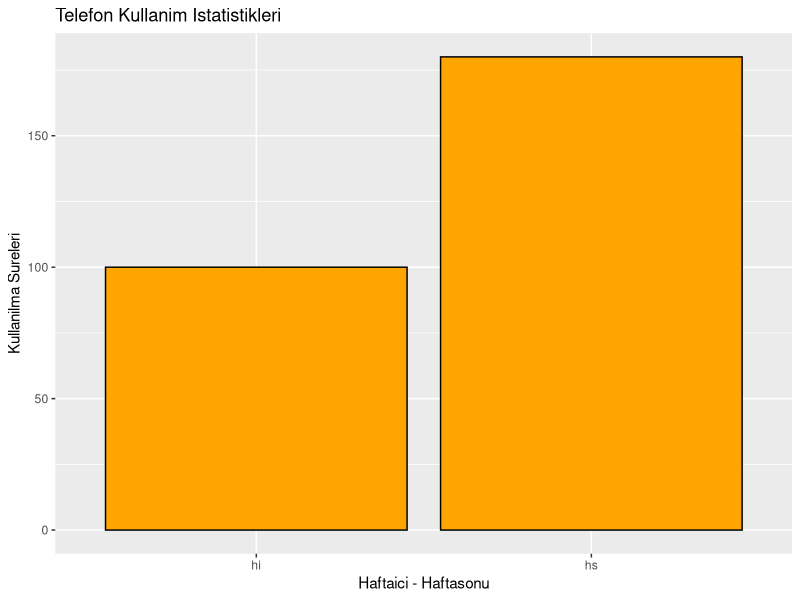
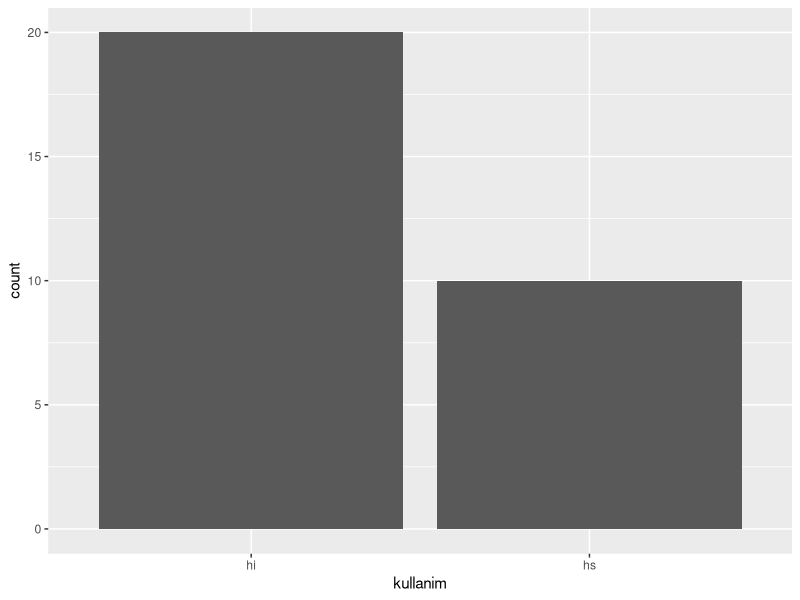
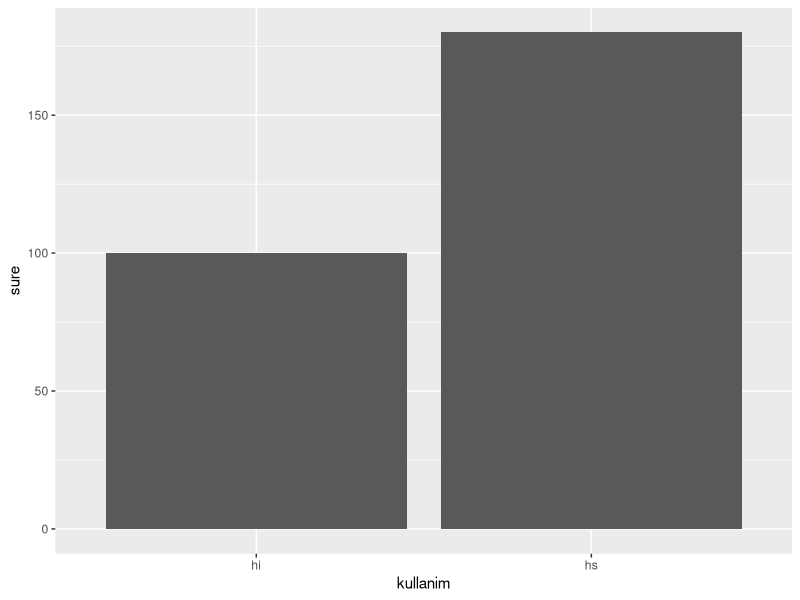
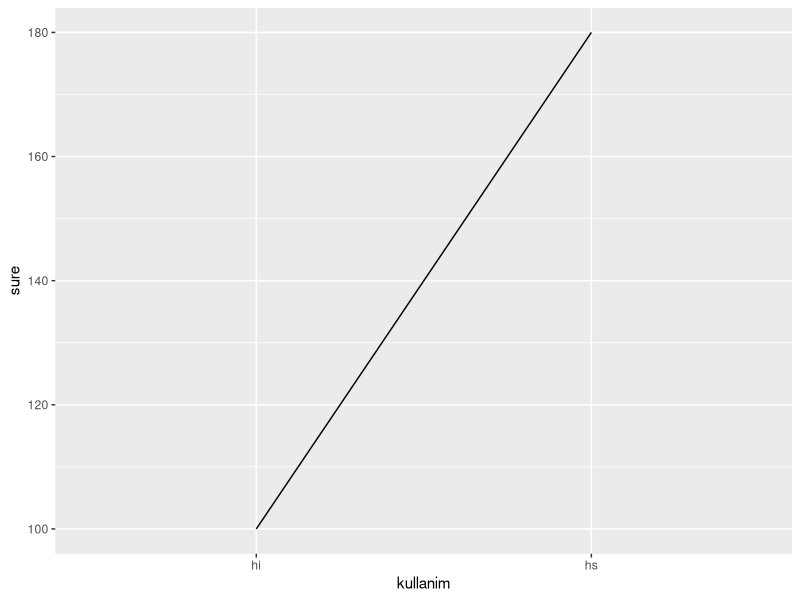
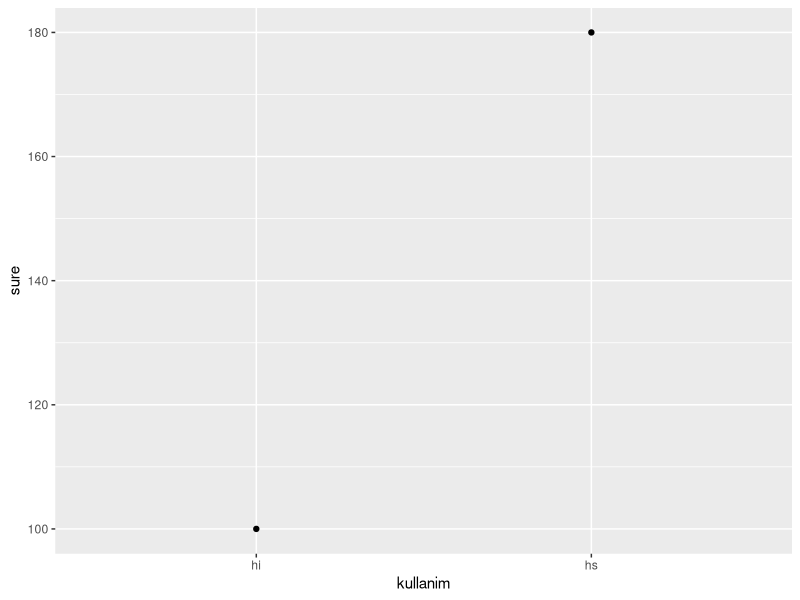
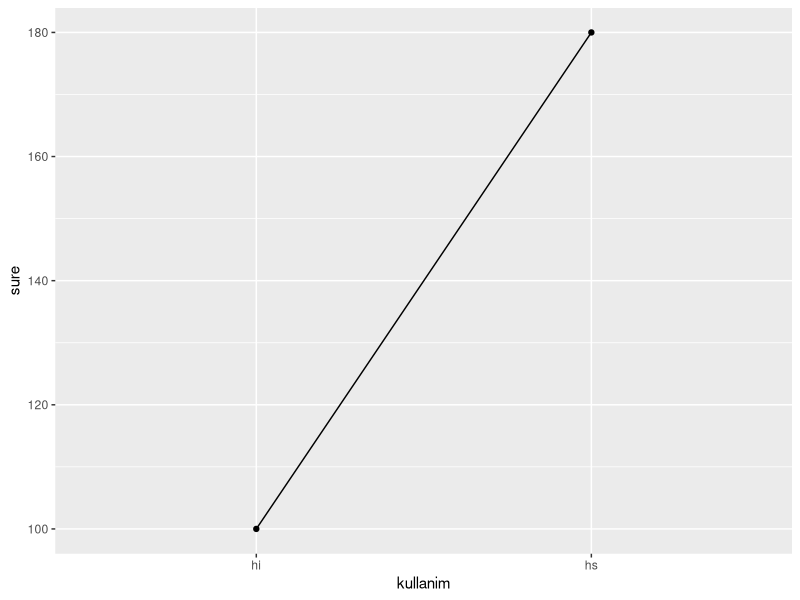
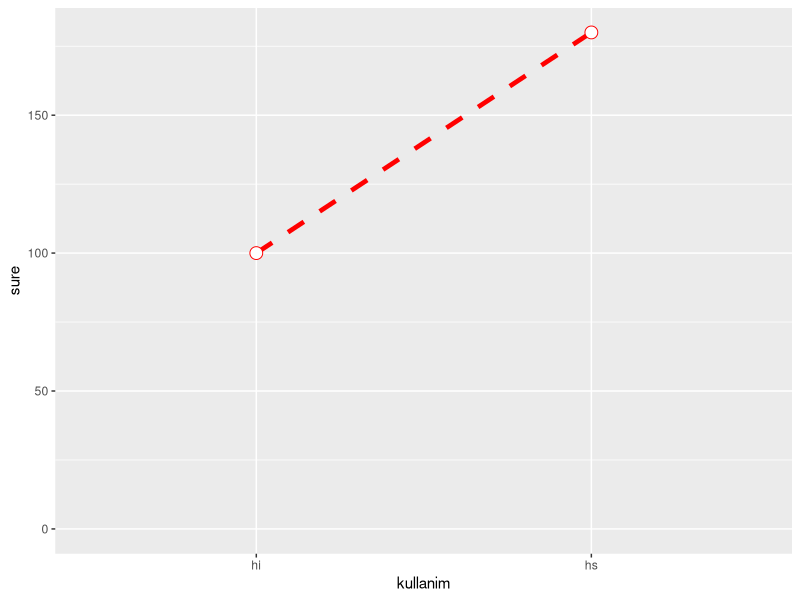
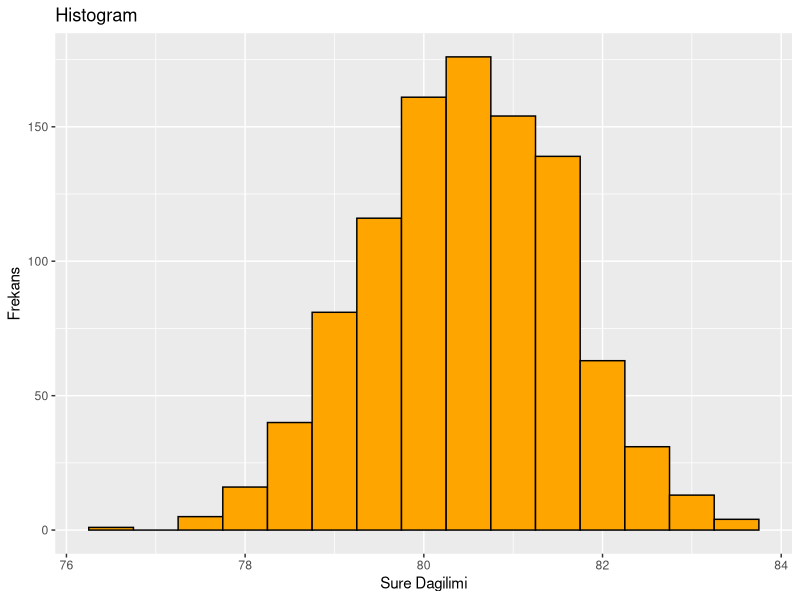

The R script that drew these images, in order:
## ---- chunk 1
library(tibble)
library(dplyr)
library(ggplot2)

df <- tibble(kullanim=factor(c("hi","hs"),levels=c("hi","hs")),
              sure=c(100,180))

ggplot(data=df,aes(x=kullanim,y=sure,fill=kullanim)) +
  geom_bar(colour="black",fill = "orange",stat ="identity") +
  guides(fill=FALSE) +
  xlab("Haftaici - Haftasonu") + ylab("Kullanilma Sureleri") +
  ggtitle("Telefon Kullanim Istatistikleri")
## ---- chunk 2
df <- tibble(kullanim=c(rep("hi",20),rep("hs",10)))

# frekans gorsellestirme (sutun grafik geom_bar)

ggplot(df,aes(kullanim)) + geom_bar()

df <- tibble(kullanim=factor(c("hi","hs"),levels=c("hi","hs")),
              sure=c(100,180))

ggplot(df,aes(x=kullanim, y=sure)) + geom_bar(stat = "identity")

## ---- chunk 3
ggplot(df,aes(x=kullanim,y=sure,group=1)) + geom_line()
ggplot(df,aes(x=kullanim,y=sure,group=1)) + geom_point()
ggplot(df,aes(x=kullanim,y=sure,group=1)) + geom_line() + geom_point()
## ---- chunk 4
ggplot(df,aes(x=kullanim,y=sure,group=1)) + geom_line(colour="red",linetype="dashed",size=1.6) +
  geom_point(colour="red",size=4,shape=21,fill = "white") +
  expand_limits(y=0)
## ---- chunk 5
df <- tibble(cinsiyet=factor(rep(c("E","K"),each=500)),
             sure=c(rnorm(500,mean=80),rnorm(500,mean=81)))
df
## ---- chunk 6
ggplot(df,aes(sure)) + geom_histogram(binwidth = .5,colour = "black",fill="orange") +
  xlab("Sure Dagilimi") + ylab("Frekans") +
  ggtitle("Histogram")

ggplot(df,aes(sure)) + geom_density(colour = "blue",fill="white") +
  xlab("Sure Dagilimi") + ylab("Yogunluk") +
  ggtitle("Histogram")

ggplot(df,aes(sure)) + geom_histogram(aes(y= ..density..),binwidth = .5,colour = "black",fill="orange") + geom_density(alpha=.3,fill="black")
## ---- chunk 7
ggplot(df,aes(sure,fill=cinsiyet)) + 
  geom_histogram(binwidth = .5,alpha=.5,position = "identity")

ggplot(df,aes(sure,fill=cinsiyet)) + 
  geom_density()
## ---- chunk 8
ggplot(df,aes(sure)) + geom_histogram(binwidth = .5,colour = "black",fill="orange") +
  facet_grid(cinsiyet ~ .)
## ---- chunk 9
ggplot(df,aes(x=cinsiyet,y=sure,fill=cinsiyet)) + geom_boxplot() +
  guides(fill=FALSE) + coord_flip()
## ---- chunk 10
ggplot(df,aes(sure)) + geom_area(stat="bin")
## ---- chunk 11
ggplot(df,aes(sure)) + geom_freqpoly()
## ---- chunk 12
ggplot(df,aes(sure)) + geom_dotplot()
## ---- chunk 13
df <- tibble(cinsiyet=factor(rep(c("E","K"),each=500)),
             m = c(rnorm(500,mean=80),rnorm(500,mean = 82)),
             w = c(rnorm(500,mean = 82), rnorm(500,mean=81)))
## ---- chunk 14
ggplot(df,aes(m,w)) + geom_point() + geom_smooth(method = lm)

ggplot(df,aes(m,w)) + geom_point() + geom_smooth(method = lm,se=FALSE)

ggplot(df,aes(m,w)) + geom_point() + geom_smooth()

ggplot(df,aes(m,w,color=cinsiyet)) + geom_point()

ggplot(df,aes(m,w,color=cinsiyet)) + geom_point() + geom_smooth(method = lm,se=FALSE)


## ---- chunk 15
df <- tibble(kullanim=factor(c("hi","hs"),levels=c("hi","hs")),
              sure=c(100,180))

ggplot(data=df,aes(x=kullanim,y=sure,fill=kullanim)) +
  geom_bar(colour="black",fill = "orange",stat ="identity") +
  guides(fill=FALSE) +
  xlab("Haftaici - Haftasonu") + ylab("Kullanilma Sureleri") +
  ggtitle("Telefon Kullanim Istatistikleri")
## ---- chunk 16
df <- tibble(cinsiyet=factor(rep(c("E","K"),each=500)),
             sure=c(rnorm(500,mean=80),rnorm(500,mean=81)))

ggplot(df,aes(x=cinsiyet,y=sure,fill=cinsiyet)) + geom_boxplot() +
  guides(fill=FALSE)

## ---- chunk 17
ggplot(df,aes(x=cinsiyet,y=sure,fill=cinsiyet)) +
  geom_dotplot(binaxis = "y",stackdir = "center")
## ---- chunk 18
ggplot(df,aes(x=cinsiyet,y=sure,fill=cinsiyet)) +
  geom_violin(scale = "area")
## ---- chunk 19
df <- tibble(kullanim = factor(c("hi","hs","hi","hs"),levels=c("hi","hs")),
             sure = c(100,180,90,200),
             cinsiyet = factor(c("E","E","K","K")))

ggplot(df,aes(kullanim,cinsiyet)) + geom_count()
## ---- chunk 20
df <- tibble(c=factor(rep(c("E","K"),each=600)),
             m=c(rnorm(600,mean=80),rnorm(600,mean=82)),
             w=c(rnorm(600,mean=82),rnorm(600,mean=81)),
             me=factor(rep(c("A","B","C"),each=400)))
df
## ---- chunk 21
t <- ggplot(df,aes(m,w)) + geom_point()
t + facet_grid(. ~c)
t + facet_grid(c ~ .)
t + facet_grid(me ~ c)
## ---- chunk 22
head(economics)

d <- economics

s <- d %>% filter(date > as.Date("2010-1-1"))

ggplot(s, aes(date,pop)) + geom_line()

ggplot(s, aes(date,pop)) + geom_line(aes(size = unemploy/pop))
## ---- chunk 23
library(tidyr)
df <- economics %>% select(date, psavert,uempmed) %>% 
  gather(key = "variable", value = "value", -date)

ggplot(df,aes(date,value)) + geom_line(aes(color=variable),size=1)
## ---- chunk 24
ggplot(df,aes(date,value)) + geom_area(aes(color=variable,fill=variable),
                                       alpha = .5, position = position_dodge(0.8))
                                      
## ---- chunk 25
mtcars
diamonds
## ---- chunk 26
d <- diamonds
summary(d)
str(d)
## ---- chunk 27
ggplot(d,aes(price)) +
  geom_histogram(bidwith = .5)

d %>% group_by(cut) %>% summarise(n=n(),ort = mean(price)) 
k <- d %>% group_by(color) %>% summarise(n=n(),ort = mean(price)) 
d %>% group_by(clarity) %>% summarise(n=n(),ort = mean(price)) 

ggplot(k,aes(color,ort)) + geom_bar(stat="identity",color = "black", fill ="orange")

ggplot(d, aes(price,fill=color)) + 
  geom_density()
